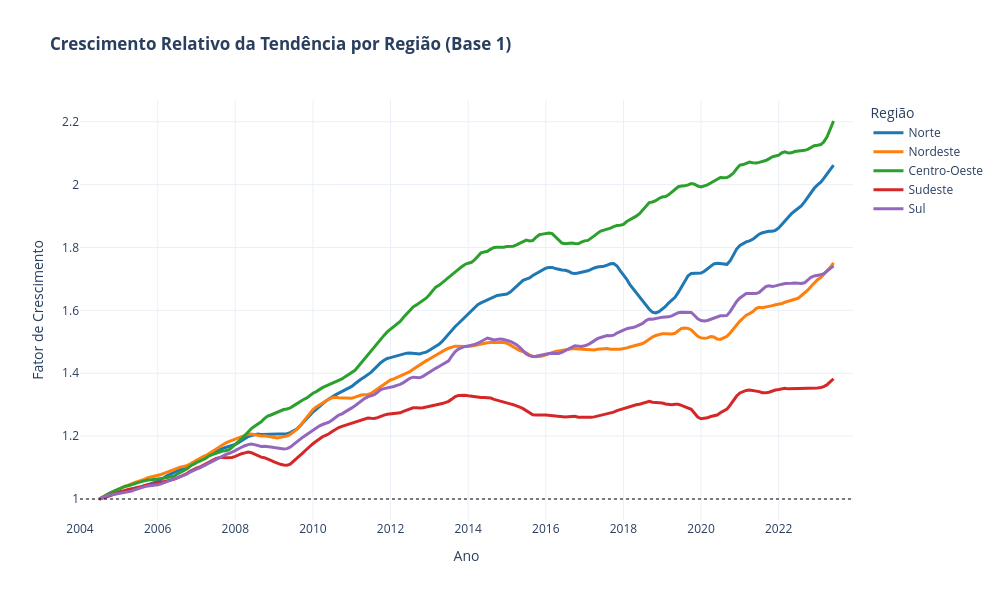

Notebook cell for this chart:
### Markdown cell above
## 5.3 Tendencia por região (Crescimento relativo)

### Code cell
fig = go.Figure()
for i, regiao in enumerate(REGIOES):
    trend = decompor(serie_regiao(consumo, regiao)).trend
    norm  = trend / trend.dropna().iloc[0]
    fig.add_trace(go.Scatter(
        x=norm.index, y=norm.values, name=regiao,
        line=dict(color=CORES_REG[i], width=3),
        hovertemplate=f'<b>{regiao}</b><br>Fator: %{{y:.2f}}x<extra></extra>'))
 
fig.add_hline(y=1, line_dash='dot', line_color='black', opacity=0.5)
fig.update_layout(
    title='<b>Crescimento Relativo da Tendência por Região (Base 1)</b>',
    template='plotly_white', xaxis_title='Ano',
    yaxis_title='Fator de Crescimento', hovermode='x unified',
    legend_title='Região', width=1000, height=600)
fig.write_html('crescimento_regiao.html')
fig.show()

### Figure 1 — Plotly figure (JSON) as saved in the notebook; plotly's stock layout.template omitted (floating-point values rounded to 4 significant figures; data arrays with more than 128 entries replaced by an {"elided": "..."} marker saying what was removed)
{"data": [{"hovertemplate": "<b>Norte</b><br>Fator: %{y:.2f}x<extra></extra>", "line": {"color": "#1F77B4", "width": 3}, "name": "Norte", "type": "scatter", "x": {"elided": "240 str values"}, "y": {"elided": "240 float values"}}, {"hovertemplate": "<b>Nordeste</b><br>Fator: %{y:.2f}x<extra></extra>", "line": {"color": "#FF7F0E", "width": 3}, "name": "Nordeste", "type": "scatter", "x": {"elided": "240 str values"}, "y": {"elided": "240 float values"}}, {"hovertemplate": "<b>Centro-Oeste</b><br>Fator: %{y:.2f}x<extra></extra>", "line": {"color": "#2CA02C", "width": 3}, "name": "Centro-Oeste", "type": "scatter", "x": {"elided": "240 str values"}, "y": {"elided": "240 float values"}}, {"hovertemplate": "<b>Sudeste</b><br>Fator: %{y:.2f}x<extra></extra>", "line": {"color": "#D62728", "width": 3}, "name": "Sudeste", "type": "scatter", "x": {"elided": "240 str values"}, "y": {"elided": "240 float values"}}, {"hovertemplate": "<b>Sul</b><br>Fator: %{y:.2f}x<extra></extra>", "line": {"color": "#9467BD", "width": 3}, "name": "Sul", "type": "scatter", "x": {"elided": "240 str values"}, "y": {"elided": "240 float values"}}], "layout": {"height": 600, "hovermode": "x unified", "legend": {"title": {"text": "Região"}}, "shapes": [{"line": {"color": "black", "dash": "dot"}, "opacity": 0.5, "type": "line", "x0": 0, "x1": 1, "xref": "x domain", "y0": 1, "y1": 1, "yref": "y"}], "title": {"text": "<b>Crescimento Relativo da Tendência por Região (Base 1)</b>"}, "width": 1000, "xaxis": {"title": {"text": "Ano"}}, "yaxis": {"title": {"text": "Fator de Crescimento"}}}}
